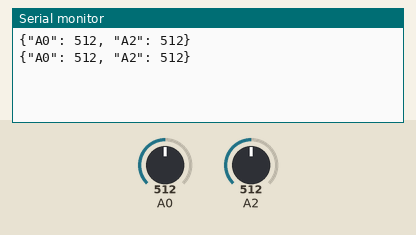
Simulated run of this sketch. Board: Arduino Uno, built with avr-gcc and run on an emulated ATmega328P. Shown: the last lines printed to the serial monitor. The inputs (shaded band) are chosen by the test bench; at power-on: A0 = 512, A2 = 512.

Above: at 1.8 s.
1.9 s: A0 set to 716
At 2.4 s:
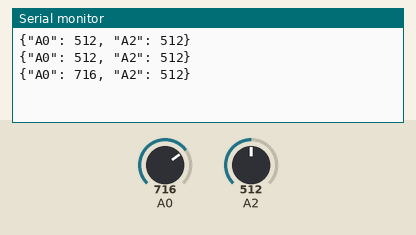
3.4 s: A2 set to 716
At 4.7 s:
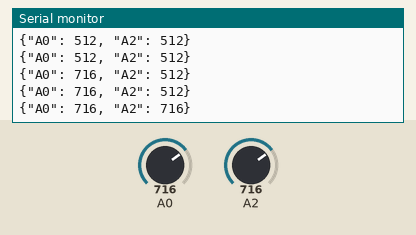
4.9 s: A0 set to 900
At 5.8 s:
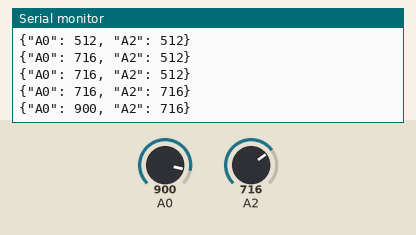
6.4 s: A2 set to 900
At 7.6 s:
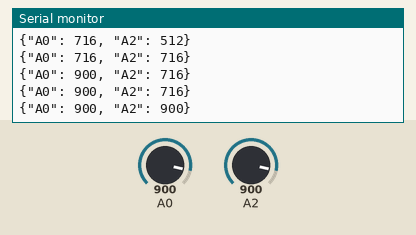
Timing chart, 0 to 8.9 s (numbered marks = the images above; inputs shaded):
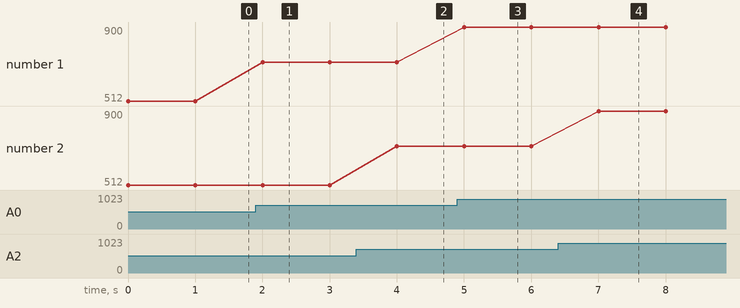

Measured:
- after the input at 1.9 s, the serial monitor: prints a new line after 0.10 s (image 1)
- after the input at 3.4 s, the serial monitor: prints a new line after 0.60 s (image 2)
- after the input at 4.9 s, the serial monitor: prints a new line after 0.10 s (image 3)
- after the input at 6.4 s, the serial monitor: prints a new line after 0.61 s (image 4)
- plotted number 1: 512 → 716 after the input at 1.9 s, 716 → 900 after the input at 4.9 s

The sketch:

Arduino_LM35_TempMonitor.ino
```cpp
void setup() {
  Serial.begin(9600);
}

void loop() {
  int temp = analogRead(A0);
  int valueA2 = analogRead(A2);

  Serial.print("{\"A0\": ");
  Serial.print(temp);
  Serial.print(", \"A2\": ");
  Serial.print(valueA2);
  Serial.println("}");

  delay(1000);
}
```
